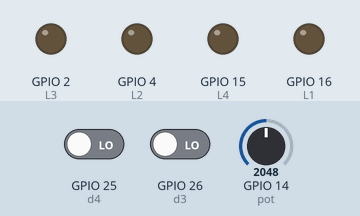
The sketch below on a simulated ESP32. Parts: output pins drawn as LEDs (lit = HIGH). The inputs (shaded band) are chosen by the test bench; at power-on: GPIO 25 (d4) LOW, GPIO 26 (d3) LOW, GPIO 14 (pot) = 2048.

Above: at 1.2 s.
1.3 s: GPIO 25 (d4) driven HIGH
At 2.0 s:
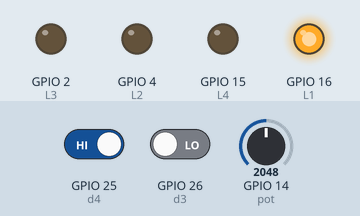
At 2.7 s:
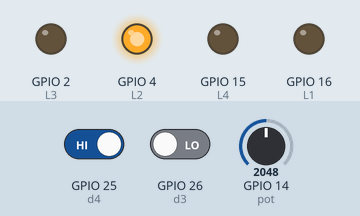
4.3 s: GPIO 26 (d3) driven HIGH
At 6.6 s:
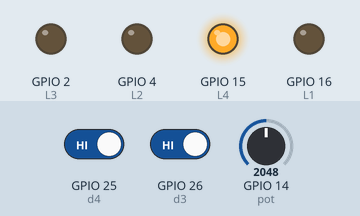
Timing chart, 0 to 18.3 s (numbered marks = the images above; inputs shaded):
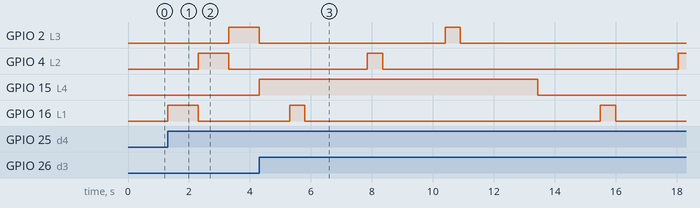

Measured:
- after the input at 1.3 s, GPIO 2 (L3): LOW → HIGH after 2.0 s; GPIO 4 (L2): LOW → HIGH after 1.0 s, → LOW 1.0 s later; GPIO 16 (L1): LOW → HIGH at once, → LOW 1.0 s later
- after the input at 4.3 s, GPIO 16 (L1): HIGH → LOW after 1.5 s, → HIGH 9.7 s later, → LOW 0.50 s later

The sketch:

CASE_QUIZ_.ino
```cpp
// C++ code
//

int d4 = 25;
int d3 = 26;


int L1 = 16;
int L2 = 4;
int L3 = 2;
int L4 = 15;


int pot = 14;

int myValue = 0;

void setup()
{
  Serial.begin(9600);

  pinMode(d3, INPUT);
  pinMode(d4, INPUT);

  pinMode(L1, OUTPUT);
  pinMode(L2, OUTPUT);
  pinMode(L3, OUTPUT);
  pinMode(L4, OUTPUT);

  pinMode(pot, INPUT);

}

void loop()
{

  int condicion = 0;

  int est_d3= digitalRead (d3);
  int est_d4= digitalRead (d4);
  int dipsw = (est_d3*1)+ (est_d4*2);

    int valorpot = analogRead (pot);


  switch(dipsw){
    case 0:
    digitalWrite(L1, LOW);
    digitalWrite(L2,LOW);
    digitalWrite(L3, LOW);
    digitalWrite(L4,LOW);
   break;

    case 1:
    digitalWrite(L1, LOW);
    digitalWrite(L2,LOW);
    digitalWrite(L3, LOW);
    digitalWrite(L4,LOW);

    delay(valorpot *2);

      digitalWrite(L1, HIGH);
    digitalWrite(L2,HIGH);
    digitalWrite(L3, HIGH);
    digitalWrite(L4,HIGH);

  delay(valorpot *2);


   break;

    case 2:

    digitalWrite(L1, HIGH);
    digitalWrite(L2,LOW);
    digitalWrite(L3,LOW);
    digitalWrite(L4,LOW);
    delay(1000);
       digitalWrite(L2, HIGH);
    digitalWrite(L1,LOW);
    digitalWrite(L3,LOW);
    digitalWrite(L4,LOW);
    delay(1000);
      digitalWrite(L1, LOW);
    digitalWrite(L2,LOW);
    digitalWrite(L3,HIGH);
    digitalWrite(L4,LOW);
    delay(1000);
       digitalWrite(L1, LOW);
    digitalWrite(L2,LOW);
    digitalWrite(L3,LOW);
    digitalWrite(L4,HIGH);
    delay(1000);
    break;

    case 3:

    digitalWrite(L1, HIGH);
    delay(500);
    digitalWrite(L1,LOW);
    delay(valorpot *1);
    digitalWrite(L2, HIGH);
    delay(500);
    digitalWrite(L2,LOW);
    delay(valorpot *1);
    digitalWrite(L3, HIGH);
    delay(500);
    digitalWrite(L3,LOW);
    delay(valorpot * 1);
    digitalWrite(L4, HIGH);
    delay(500);
    digitalWrite(L4,LOW);
    delay(valorpot * 1);
    break;


  }

}


  
```
